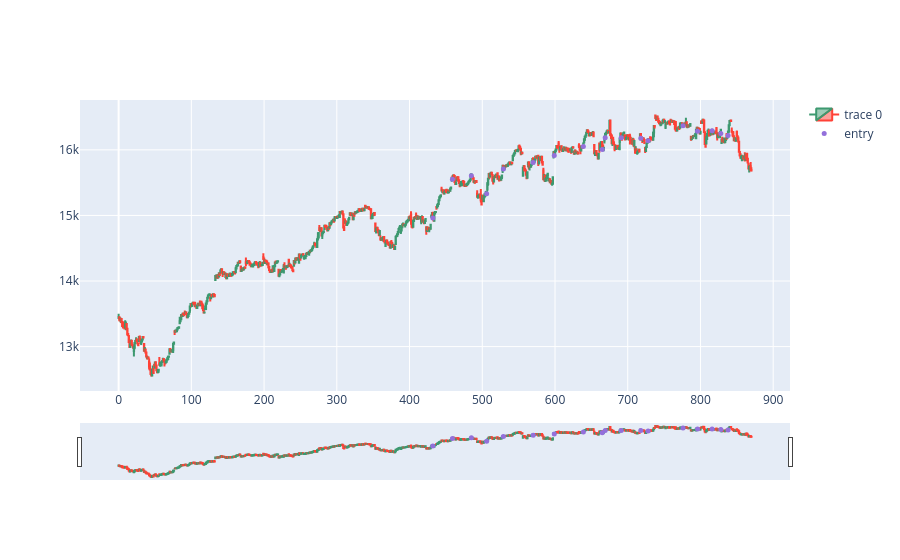

The code cell stored with this chart in its notebook:
### Code cell
fig = go.Figure(data=[go.Candlestick(x=tradingData.index,
                open=tradingData['Open'],
                high=tradingData['High'],
                low=tradingData['Low'],
                close=tradingData['Close'])])

fig.add_scatter(x=tradingData.index, y=tradingData['pointpos'], mode="markers",
                marker=dict(size=5, color="MediumPurple"),
                name="entry")

# fig.show(renderer="browser")
fig.show()

### Figure 1 — Plotly figure (JSON) as saved in the notebook; plotly's stock layout.template omitted (floating-point values rounded to 4 significant figures; data arrays with more than 128 entries replaced by an {"elided": "..."} marker saying what was removed)
{"data": [{"close": {"elided": "871 float values"}, "high": {"elided": "871 float values"}, "low": {"elided": "871 float values"}, "open": {"elided": "871 float values"}, "type": "candlestick", "x": {"elided": "871 int values"}}, {"marker": {"color": "MediumPurple", "size": 5}, "mode": "markers", "name": "entry", "type": "scatter", "x": {"elided": "871 int values"}, "y": {"elided": "871 float values"}}], "layout": {}}
